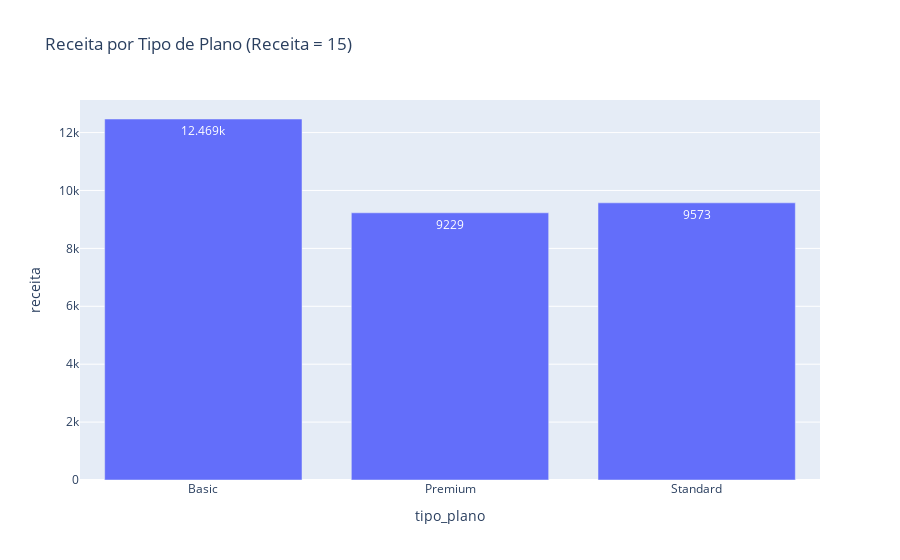

Write notebook code for a chart like this one.
### Code cell
import pandas as pd
import plotly.express as px

tabela = pd.read_sql("SELECT * FROM tb_netflix", conn)
# normalizar colunas
tabela = tabela.rename(columns=lambda x: x.strip().lower().replace(" ", "_"))

# agrupar receita por plano
soma_receita = tabela.groupby("tipo_plano")["receita"].sum().reset_index()

# gráfico
grafico = px.bar(soma_receita, x="tipo_plano", y="receita", text_auto=True,
                 title="Receita por Tipo de Plano (Receita = 15)")
grafico.show()

### Figure 1 — Plotly figure (JSON) as saved in the notebook; plotly's stock layout.template omitted (floating-point values rounded to 4 significant figures)
{"data": [{"alignmentgroup": "True", "hovertemplate": "tipo_plano=%{x}<br>receita=%{y}<extra></extra>", "legendgroup": "", "marker": {"color": "#636efa", "pattern": {"shape": ""}}, "name": "", "offsetgroup": "", "orientation": "v", "showlegend": false, "textposition": "auto", "texttemplate": "%{y}", "type": "bar", "x": ["Basic", "Premium", "Standard"], "xaxis": "x", "y": [12469, 9229, 9573], "yaxis": "y"}], "layout": {"barmode": "relative", "legend": {"tracegroupgap": 0}, "title": {"text": "Receita por Tipo de Plano (Receita = 15)"}, "xaxis": {"anchor": "y", "domain": [0, 1], "title": {"text": "tipo_plano"}}, "yaxis": {"anchor": "x", "domain": [0, 1], "title": {"text": "receita"}}}}
